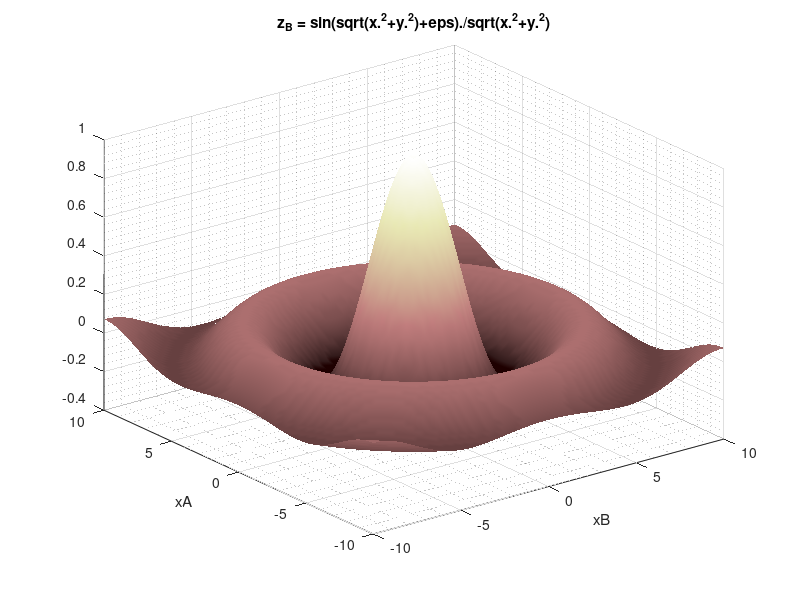

MATLAB code for this plot:
%% my3Dfun2
% Function domain
[x,y] = meshgrid(-10:.2:10, -10:.2:10);
% Fsunction values
z = sin(sqrt(x.^2+y.^2)+eps)./sqrt(x.^2+y.^2);
% Figure initialization
figure 
% Plotting figure
surf(x,y,z)
% Title
title('z_B = sin(sqrt(x.^2+y.^2)+eps)./sqrt(x.^2+y.^2)')
% Labels
xlabel('xB')
ylabel('xA')
% Grid
grid minor
% Colormap
colormap('pink')
% Shading
shading INTERP
